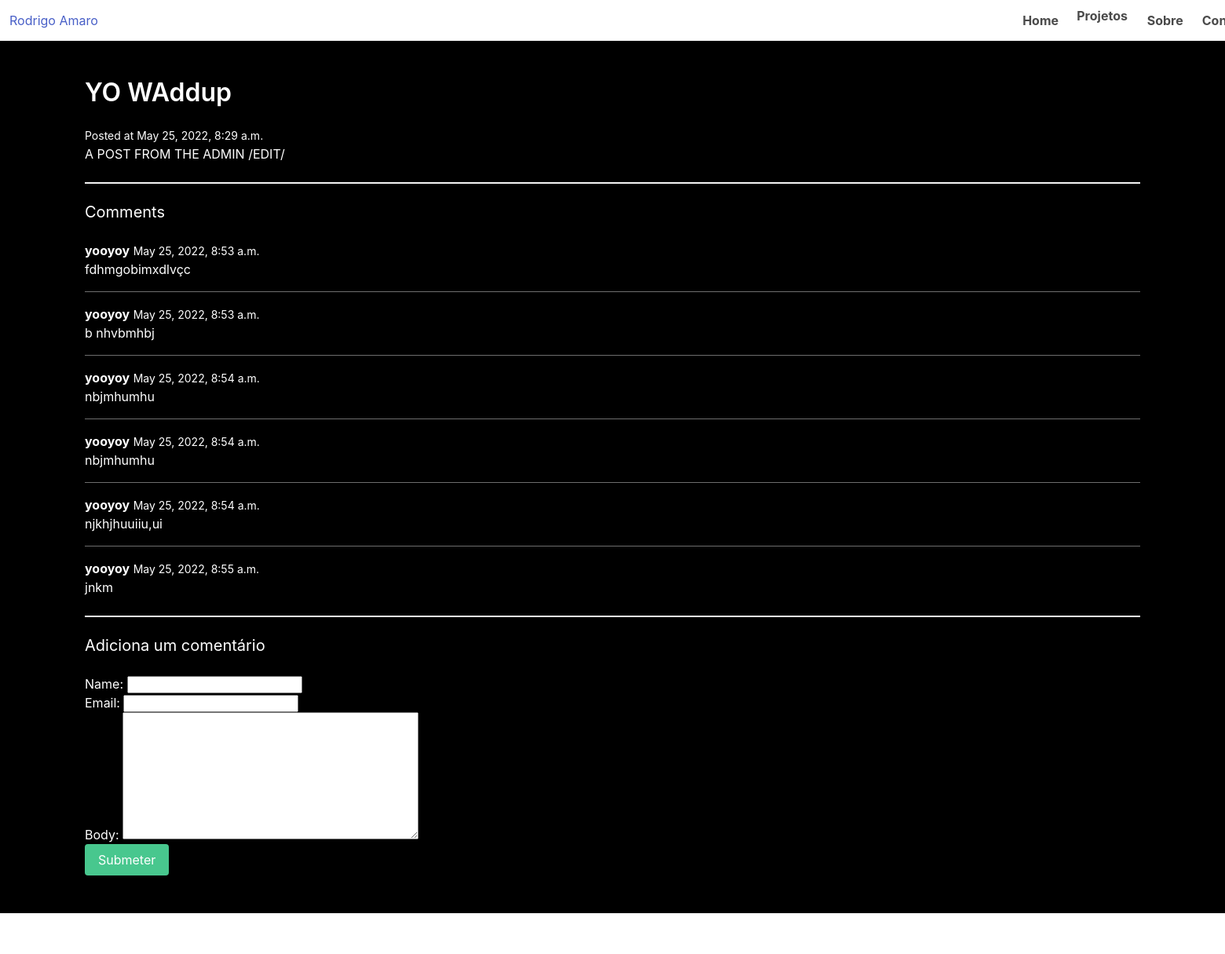
/HUNTS_HUNTS/, run on the app's committed database.
### portfolio/models.py (models this page shows)
class Post(models.Model):
    title = models.CharField(max_length=300, unique=True)
    slug = models.SlugField()
    author = models.ForeignKey(User, on_delete=models.CASCADE, related_name='portfolio_post')
    body = models.TextField()
    date_added = models.DateTimeField(auto_now_add=True)
    class Meta:
        ordering = ['-date_added']

class Comment(models.Model):
    post = models.ForeignKey(Post, related_name='comments', on_delete=models.CASCADE)
    name = models.CharField(max_length=255)
    email = models.EmailField()
    body = models.TextField()
    date_added = models.DateTimeField(auto_now_add=True)
    class Meta:
        ordering = ['date_added']

### portfolio/views.py (the view)
# urls.py: path('<slug:slug>/', views.post_detail, name='post_detail'),
def post_detail(request, slug):
    post = Post.objects.get(slug=slug)
    if request.method == 'POST':
        form = CommentForm(request.POST or None, request.FILES)
        if form.is_valid():
            comment = form.save(commit=False)
            comment.post = post
            comment.save()
        return redirect('portfolio:post_detail', slug=post.slug)
    else:
        form = CommentForm()
    return render(request, 'portfolio/post_detail.html', {'post': post, 'form': form})

### portfolio/forms.py
class CommentForm(forms.ModelForm):
    class Meta:
        model = Comment
        fields = ['name', 'email', 'body']

### portfolio/templates/portfolio/post_detail.html (shortened to what this page needs)
{% extends 'portfolio/layout.html' %}
{% block content %}
    <h1 style="color:white" class="title">{{ post.title }}</h1>
    <small style="color:white">Posted at {{ post.date_added }}</small>
    <p style="color:white">{{ post.body }}</p>
    <hr>
    <h2 style="color: white" class="subtitle">Comments</h2>
    {% for comment in post.comments.all %}
        <article class="media">
            <div class="media-content">
                <div class="content">
                    <p>
                        <strong style="color: white">{{ comment.name }}</strong> <small style="color: white">{{ comment.date_added }}</small>
                        <br>
                        {{ comment.body }}
                    </p>
                </div>
            </div>
        </article>
    {% empty %}
        <div class="notification">
            <p>Sem comentários</p>
        </div>
    {% endfor %}
    <hr>
    <h2 style="color:white" class="subtitle">Adiciona um comentário</h2>
    <form method="post" action=".">
        {{ form.as_p }}
        <div class="field">
            <div class="control">
                <button class="button is-success">Submeter</button>
            </div>
        </div>
    </form>
{% endblock %}

### portfolio/templates/portfolio/layout.html (style rules this page uses)
label { color: white }
p { color: white }

### data on the page
Post: title "YO WAddup", date_added "May 25, 2022, 8:29 a.m.", body "A POST FROM THE ADMIN /EDIT/"
Comment: name "yooyoy", date_added "May 25, 2022, 8:53 a.m.", body "fdhmgobimxdlvçc"
Comment: name "yooyoy", date_added "May 25, 2022, 8:53 a.m.", body "b nhvbmhbj"
Comment: name "yooyoy", date_added "May 25, 2022, 8:54 a.m.", body "nbjmhumhu"
Comment: name "yooyoy", date_added "May 25, 2022, 8:54 a.m.", body "nbjmhumhu"
Comment: name "yooyoy", date_added "May 25, 2022, 8:54 a.m.", body "njkhjhuuiiu,ui"
Comment: name "yooyoy", date_added "May 25, 2022, 8:55 a.m.", body "jnkm"
